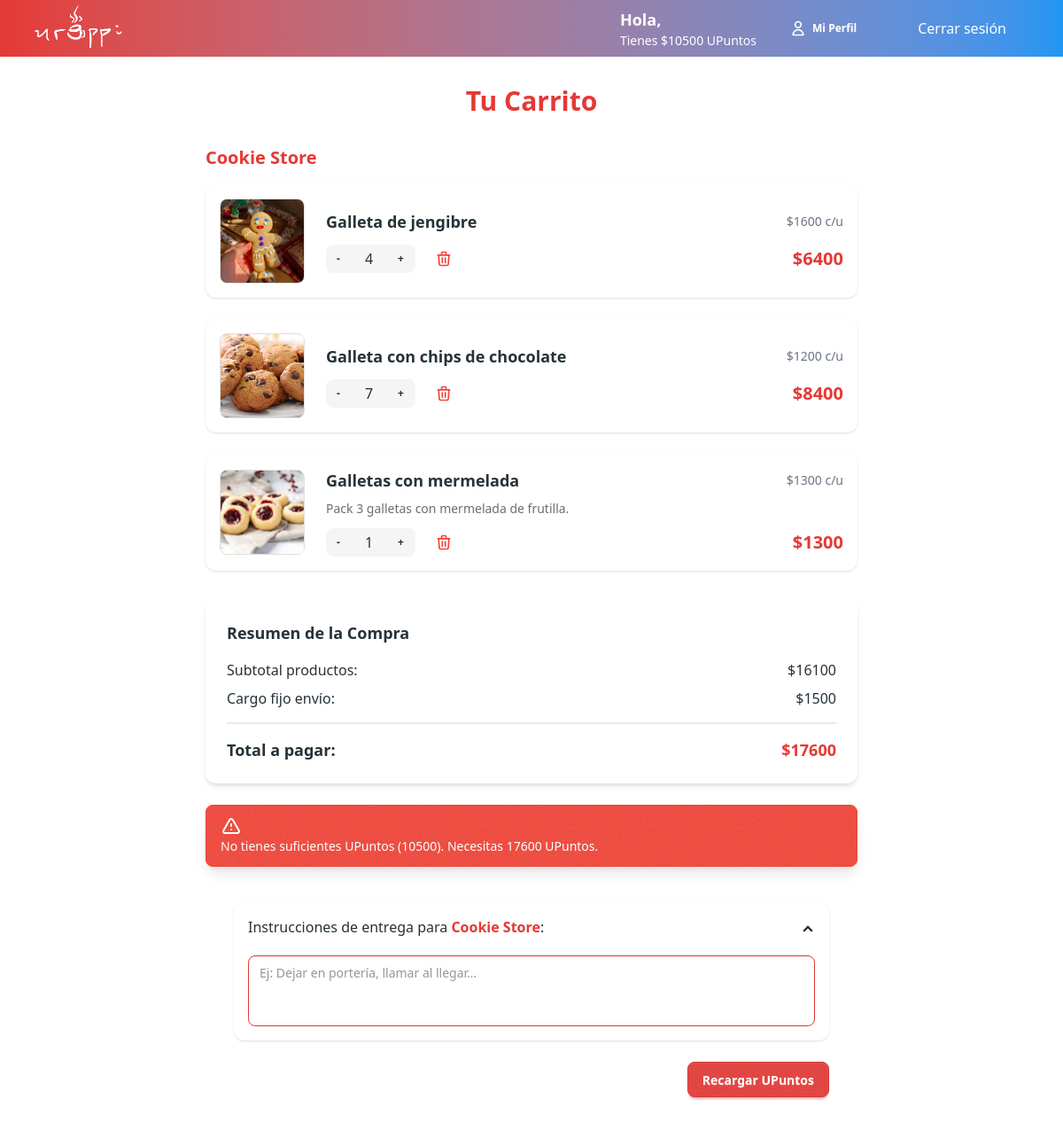
Page /comprador/cart (signed in) on the earlier database version.
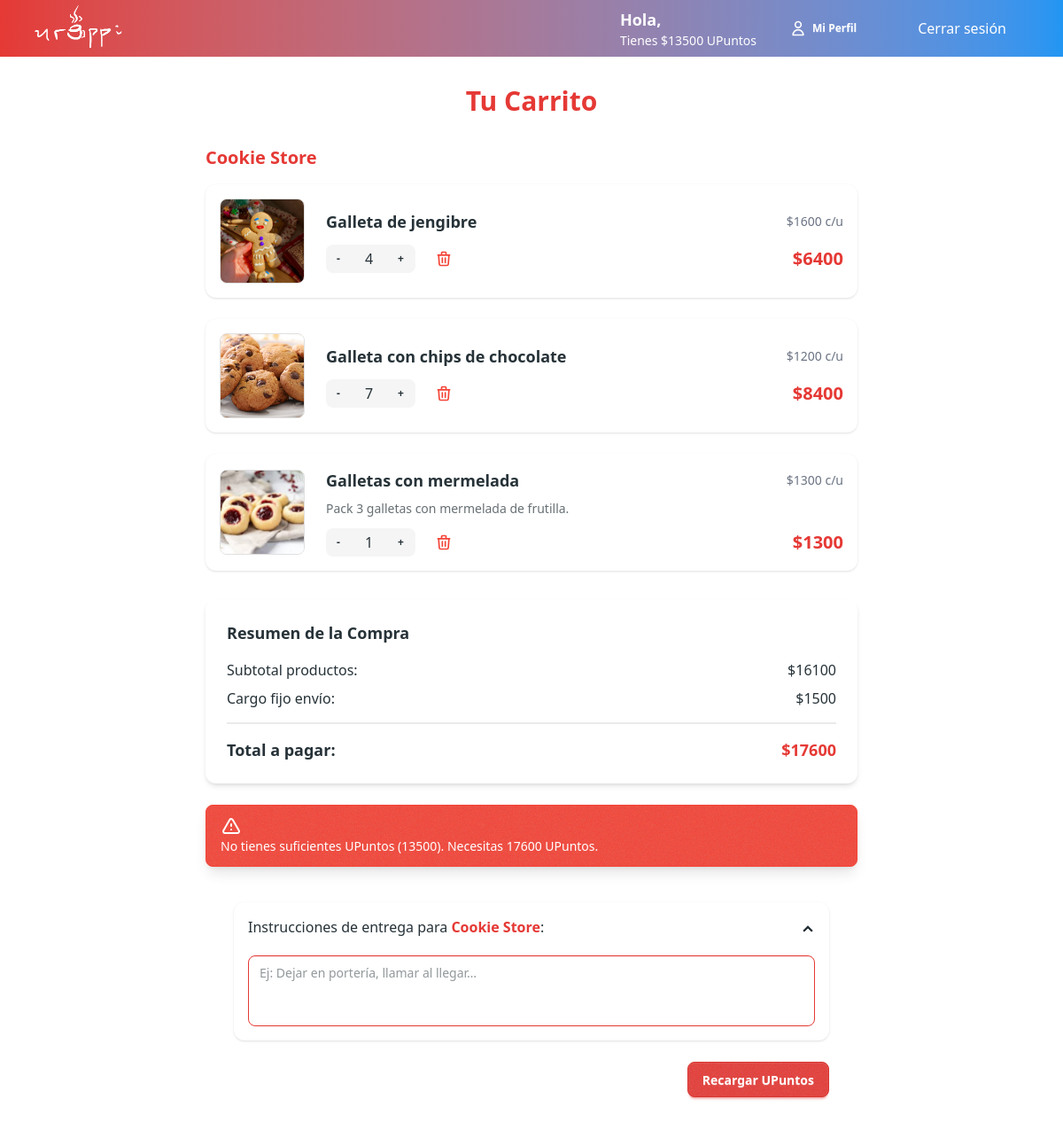
Same page on the later database version.
### urappiapp/models.py (models this page shows, shortened)
class User(AbstractUser):
    pronombres = [("La", "La"), ("El", "El"), ("Le", "Le"), ("Otro", "Otro")]
    pronombre = models.CharField(max_length=5, choices=pronombres)
    apodo = models.CharField(max_length=30)  # Apodo o nombre visible
    rating = models.FloatField(default=0.0)
    votes = models.IntegerField(default=0)
    rol = models.CharField(
        max_length=20,
        choices=[
            ("customer", "Cliente"),
            ("deliver", "Repartidor"),
            ("seller", "Vendedor"),
        ],
    )
    upuntos = models.IntegerField(default=0)

class Shop(models.Model):
    shopID = models.AutoField(primary_key=True)  # ID único de la tienda
    shopDescription = models.TextField()  # Descripción de la tienda
    openTime = models.TimeField()  # Hora de apertura
    closingTime = models.TimeField()  # Hora de cierre
    shopName = models.CharField(max_length=32)  # Nombre de la tienda
    shopImage = models.ImageField(
        upload_to="stores/", null=True, blank=True
    )  # Imagen de la tienda
    location = models.TextField()  # Ubicación de la tienda
    rating = models.FloatField(default=0.0)
    votes = models.IntegerField(default=0)

class CartItem(models.Model):
    cart = models.ForeignKey(Cart, on_delete=models.CASCADE, related_name="items")
    product_listing = models.ForeignKey(
        "ProductListing", on_delete=models.CASCADE, related_name="cart_items"
    )
    quantity = models.PositiveIntegerField(default=1)
    class Meta:
        unique_together = ("cart", "product_listing")

class ProductListing(models.Model):
    listedBy = models.ForeignKey(
        Shop, on_delete=models.CASCADE
    )  # Tienda que lista el producto
    listedProduct = models.ForeignKey(
        Product, on_delete=models.CASCADE
    )  # Producto listado
    stockQuantity = models.IntegerField()  # Cantidad en stock

class Product(models.Model):
    categorys = [
        ("beb-cal", "Bebidas calientes"),
        ("beb-fria", "Bebidas frías"),
        ("pas-boll", "Pastelería y Bollería"),
        ("sandw", "Sandwiches"),
        ("otro", "Otro"),
    ]
    productID = models.AutoField(primary_key=True)
    productName = models.CharField(max_length=32)  # Nombre del producto
    category = models.CharField(
        max_length=32, choices=categorys
    )  # Categoría del producto
    description = models.TextField()  # Descripción del producto
    prodImage = models.ImageField(
        upload_to="products/", null=True, blank=True
    )  # Imagen del producto
    priceCLP = models.IntegerField()  # Precio en CLP

### app_comprador/views.py (the view)
# urls.py: path("cart", views.show_cart, name="cart"),
@login_required(login_url="/login")
def show_cart(request):
    try:
        cart = Cart.objects.get(user=request.user)
        items = CartItem.objects.filter(cart=cart).select_related(
            "product_listing__listedProduct", "product_listing__listedBy"
        )
    except Cart.DoesNotExist:
        items = []
    for item in items:
        item.subtotal = item.quantity * item.product_listing.listedProduct.priceCLP
    total_price = sum(item.subtotal for item in items)
    delivery_fee = 1500  # Cargo fijo de envío
    final_total = total_price + delivery_fee
    sufficient_funds = request.user.upuntos >= final_total
    tiendas = defaultdict(list)
    for item in items:
        tiendas[item.product_listing.listedBy].append(item)
    info = {
        "usuario": request.user,
        "cart_items": items,
        "cart_items_by_shop": dict(tiendas),
        "total_price": total_price,
        "delivery_fee": delivery_fee,
        "final_total": final_total,
        "sufficient_funds": sufficient_funds,
    }
    return render(
        request,
        "app_comprador/cart.html",
        info,
    )

### app_comprador/templates/app_comprador/cart.html (shortened to what this page needs)
{% extends "urappi/base.html" %}
{% block content %}
<div class="max-w-3xl mx-auto py-8 px-4">
  <h2 class="text-3xl font-bold mb-8 text-center text-primary">Tu Carrito</h2>
  {% if cart_items %}
    {% if cart_items_by_shop %}
      <div class="space-y-12">
        {% for shop, items in cart_items_by_shop.items %}
          <div class="mb-6">
            <h3 class="text-xl font-bold mb-4 text-primary">{{ shop.shopName }}</h3>
            <div class="space-y-6">
              {% for item in items %}
                <div class="card flex flex-row items-center bg-base-100 shadow rounded-xl p-4">
                  <img src="{{ item.product_listing.listedProduct.prodImage.url }}"
                       alt="{{ item.product_listing.listedProduct.productName }}"
                       class="w-24 h-24 object-cover rounded-lg mr-6 border border-base-300">
                  <div class="flex-1">
                    <div class="flex items-center justify-between">
                      <h3 class="text-lg font-bold text-base-content">
                        {{ item.product_listing.listedProduct.productName }}
                      </h3>
                      <span class="text-sm text-gray-500">
                        ${{ item.product_listing.listedProduct.priceCLP }} c/u
                      </span>
                    </div>
                    <p class="text-sm text-base-content/70 mt-2">
                      {{ item.product_listing.listedProduct.description }}
                    </p>
                    <div class="flex items-center justify-between mt-3">
                      <div class="flex items-center gap-4">
                        <div class="join bg-base-200 rounded-lg">
                          <form method="post" action="{% url 'update_cart' item.id 'decrease' %}">
                            <button class="join-item btn btn-sm btn-ghost">-</button>
                          </form>
                          <div class="join-item flex items-center justify-center px-4 font-medium">
                            {{ item.quantity }}
                          </div>
                          <form method="post" action="{% url 'update_cart' item.id 'increase' %}">
                            <button class="join-item btn btn-sm btn-ghost">+</button>
                          </form>
                        </div>
                        <form method="post" action="{% url 'remove_from_cart' item.id %}">
                          <button type="submit" class="btn btn-ghost btn-sm text-error btn-circle" aria-label="Eliminar">
                            <svg xmlns="http://www.w3.org/2000/svg"
                                 class="h-5 w-5" fill="none" viewBox="0 0 24 24" stroke="currentColor">
                              <path stroke-linecap="round" stroke-linejoin="round" stroke-width="2"
                                    d="M19 7l-.867 12.142A2 2 0 0116.138 21H7.862a2 2 0 01-1.995-1.858L5 7m5 4v6m4-6v6m1-10V4
                                       a1 1 0 00-1-1h-4a1 1 0 00-1 1v3M4 7h16" />
                            </svg>
                          </button>
                        </form>
                      </div>
                      <span class="text-xl font-bold text-primary">
                        ${{ item.subtotal }}
                      </span>
                    </div>
                  </div>
                </div>
              {% endfor %}
            </div>
          </div>
        {% endfor %}
      </div>
      <div class="card bg-base-100 shadow-md rounded-xl p-6 mt-8">
        <h3 class="text-lg font-bold mb-4">Resumen de la Compra</h3>
        <div class="space-y-2">
          <div class="flex justify-between">
            <span>Subtotal productos:</span>
            <span class="font-medium">${{ total_price }}</span>
          </div>
          <div class="flex justify-between">
            <span>Cargo fijo envío:</span>
            <span class="font-medium">${{ delivery_fee }}</span>
          </div>
          <div class="divider my-2"></div>
          <div class="flex justify-between text-lg font-bold">
            <span>Total a pagar:</span>
            <span class="text-primary">${{ final_total }}</span>
          </div>
        </div>
      </div>
      <div class="alert {{ sufficient_funds|yesno:'alert-success,alert-error' }} shadow-lg mt-6">
        <div>
          {% if sufficient_funds %}
            <svg xmlns="http://www.w3.org/2000/svg" class="h-6 w-6" fill="none" viewBox="0 0 24 24" stroke="currentColor">
              <path stroke-linecap="round" stroke-linejoin="round" stroke-width="2" d="M9 12l2 2 4-4m6 2a9 9 0 11-18 0 9 9 0 0118 0z" />
            </svg>
            <span>Tienes suficientes UPuntos ({{ usuario.upuntos }}) para esta compra.</span>
          {% else %}
            <span>No tienes suficientes UPuntos ({{ usuario.upuntos }}). Necesitas {{ final_total }} UPuntos.</span>
          {% endif %}
        </div>
      </div>
      <div class="mt-10 max-w-2xl mx-auto">
        <form method="post" action="{% url 'create_order' %}">
          <div class="flex flex-col gap-4">
            {% for shop, items in cart_items_by_shop.items %}
              <div tabindex="0"
                   class="collapse collapse-arrow bg-base-100 shadow rounded-xl">
                <div class="collapse-title text-base-content font-medium">
                  Instrucciones de entrega para
                  <span class="font-bold text-primary">{{ shop.shopName }}</span>:
                </div>
                <div class="collapse-content transition-all duration-300 peer-checked:max-h-60">
                  <textarea name="instructions_{{ forloop.counter0 }}"
                            rows="2"
                            class="textarea textarea-primary w-full resize-none"
                            placeholder="Ej: Dejar en portería, llamar al llegar…"></textarea>
                </div>
              </div>
            {% endfor %}
          </div>
          <div class="flex justify-end mt-6">
            {% if sufficient_funds %}
              <button type="submit" class="btn btn-primary">Enviar orden</button>
            {% else %}
              <a href="{% url 'profile' %}" class="btn btn-primary">Recargar UPuntos</a>
            {% endif %}
          </div>
        </form>
      </div>
    {% else %}
      <div class="flex flex-col items-center justify-center py-20">
        <p class="text-lg text-gray-500 mb-4">Tu carrito está vacío.</p>
        <a href="{% url 'home' %}" class="btn btn-accent">Volver al inicio</a>
      </div>
    {% endif %}
  {% else %}
    <div class="flex flex-col items-center justify-center py-20">
      <p class="text-lg text-gray-500 mb-4">Tu carrito está vacío.</p>
      <a href="{% url 'home' %}" class="btn btn-accent">Volver al inicio</a>
    </div>
  {% endif %}
</div>
{% endblock %}

### urappi/templates/urappi/base.html (shortened to what this page needs)
<!DOCTYPE html>
<html class="h-full" lang="es" data-theme="urappi-theme">
    <head>
        {% load static %}
        <link
            href="{% static 'urappi/output.css' %}"
            rel="stylesheet"
            type="text/css"
        />
    </head>
    <body class="h-full flex flex-col">
        {% block header %}
            {% include 'urappi/header.html' %}
        {% endblock %}
        <main class="flex-grow">
            {% block content %}{% endblock %}
        </main>
    </body>
</html>

### urappi/templates/urappi/header.html (shortened to what this page needs)
<header class="bg-gradient-to-r from-primary to-secondary text-white">
     {% load static %}
    <div class="max-w-7xl mx-auto px-4 sm:px-6 lg:px-8 flex items-center justify-between h-16">
        <a href="{% url 'home' %}">
            <img src="{% static 'images/logo.png' %}" alt="Urappi Logo" class="h-16 object-contain">
        </a>
        <nav class="flex items-center space-x-6">
        {% if user.is_authenticated %}
            <div class="flex flex-col justify-center justify-between">
                <h1 class="text-lg font-semibold">Hola, {{ usuario.apodo }}</h1>
                <p class="text-sm">Tienes ${{ usuario.upuntos }} UPuntos</p>
            </div>
            <a href="{% url 'profile' %}" class="btn btn-ghost btn-sm">
                <svg xmlns="http://www.w3.org/2000/svg" class="h-5 w-5" fill="none" viewBox="0 0 24 24" stroke="currentColor">
                    <path stroke-linecap="round" stroke-linejoin="round" stroke-width="2" d="M16 7a4 4 0 11-8 0 4 4 0 018 0zM12 14a7 7 0 00-7 7h14a7 7 0 00-7-7z" />
                </svg>
                Mi Perfil
            </a>
            <div class="max-w-7xl mx-auto px-4 sm:px-6 lg:px-8 flex items-center justify-between h-16">
                <a href="{% url 'logout' %}">Cerrar sesión </a>
            </div>
        {% endif %}
        </nav>
    </div>
</header>

Differences in the rows shown:
changed User: upuntos "10500" → "13500"
